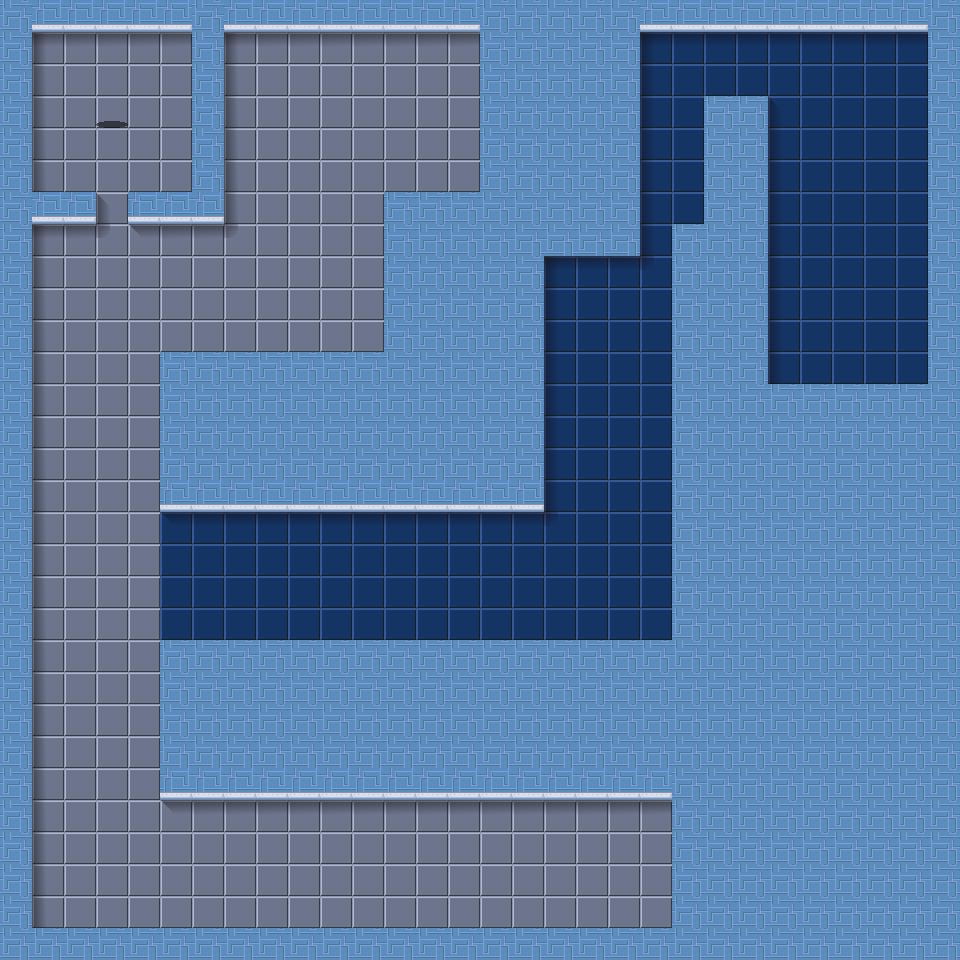

Tiled map render using the project's own tile images. Description and the map definition, with tile-layer contents summarised, below:
An orthogonal 30x30 tile map with 32x32 px tiles, 3 tile layers (Ground, Shadows, Solid) and 33 objects.

<map version="1.5" tiledversion="1.6.0" orientation="orthogonal" renderorder="right-down" width="30" height="30" tilewidth="32" tileheight="32" infinite="0" nextlayerid="5" nextobjectid="53">
 <editorsettings>
  <export target="level3.lua" format="lua" />
 </editorsettings>
 <tileset firstgid="1" name="tileset" tilewidth="32" tileheight="32" spacing="2" margin="1" tilecount="56" columns="7">
  <image source="../sprites/tileset.png" width="255" height="289" />
  <tile id="7" type="greyDoor" />
  <tile id="14" type="redDoor" />
  <tile id="21" type="blueDoor" />
  <tile id="28" type="coin" />
  <tile id="31" type="life" />
  <tile id="32" type="greyButton" />
  <tile id="34" type="spike" />
  <tile id="35" type="redDemony" />
  <tile id="36" type="player" />
  <tile id="39" type="redButton" />
  <tile id="42" type="blueDemony" />
  <tile id="46" type="greenButton" />
  <tile id="48" type="endLevel" />
  <tile id="53" type="blueButton" />
 </tileset>
 <layer id="1" name="Ground" width="30" height="30">
  <data>[900 cells, 900 non-empty, 3 distinct tile ids]</data>
 </layer>
 <layer id="3" name="Shadows" width="30" height="30">
  <data>[900 cells, 116 non-empty, 7 distinct tile ids]</data>
 </layer>
 <layer id="4" name="Solid" width="30" height="30">
  <data>[900 cells, 481 non-empty, 2 distinct tile ids]</data>
 </layer>
 <objectgroup id="2" name="Objects" visible="0">
  <object id="11" gid="22" x="96" y="224" width="32" height="32" />
  <object id="12" gid="49" x="96" y="96" width="32" height="32" />
  <object id="13" gid="54" x="832" y="320" width="32" height="32" />
  <object id="16" gid="37" x="320" y="192" width="32" height="32" />
  <object id="17" gid="36" x="288" y="96" width="32" height="32" />
  <object id="18" gid="43" x="320" y="96" width="32" height="32" />
  <object id="20" gid="15" x="640" y="256" width="32" height="32" />
  <object id="21" gid="29" x="288" y="256" width="32" height="32" />
  <object id="22" gid="29" x="288" y="320" width="32" height="32" />
  <object id="23" gid="29" x="192" y="320" width="32" height="32" />
  <object id="24" gid="29" x="96" y="320" width="32" height="32" />
  <object id="25" gid="29" x="96" y="416" width="32" height="32" />
  <object id="26" gid="29" x="96" y="512" width="32" height="32" />
  <object id="27" gid="29" x="96" y="608" width="32" height="32" />
  <object id="29" gid="29" x="96" y="704" width="32" height="32" />
  <object id="31" gid="29" x="96" y="800" width="32" height="32" />
  <object id="32" gid="29" x="96" y="896" width="32" height="32" />
  <object id="33" gid="29" x="192" y="896" width="32" height="32" />
  <object id="34" gid="29" x="288" y="896" width="32" height="32" />
  <object id="35" gid="29" x="384" y="896" width="32" height="32" />
  <object id="36" gid="29" x="480" y="896" width="32" height="32" />
  <object id="37" gid="40" x="576" y="896" width="32" height="32" />
  <object id="38" gid="29" x="192" y="576" width="32" height="32" />
  <object id="39" gid="29" x="288" y="576" width="32" height="32" />
  <object id="40" gid="29" x="384" y="576" width="32" height="32" />
  <object id="41" gid="29" x="480" y="576" width="32" height="32" />
  <object id="42" gid="29" x="576" y="576" width="32" height="32" />
  <object id="46" gid="29" x="608" y="512" width="32" height="32" />
  <object id="48" gid="29" x="608" y="416" width="32" height="32" />
  <object id="49" gid="29" x="608" y="320" width="32" height="32" />
  <object id="50" gid="32" x="576" y="320" width="32" height="32" />
  <object id="51" gid="32" x="864" y="192" width="32" height="32" />
  <object id="52" gid="32" x="64" y="576" width="32" height="32" />
 </objectgroup>
</map>
